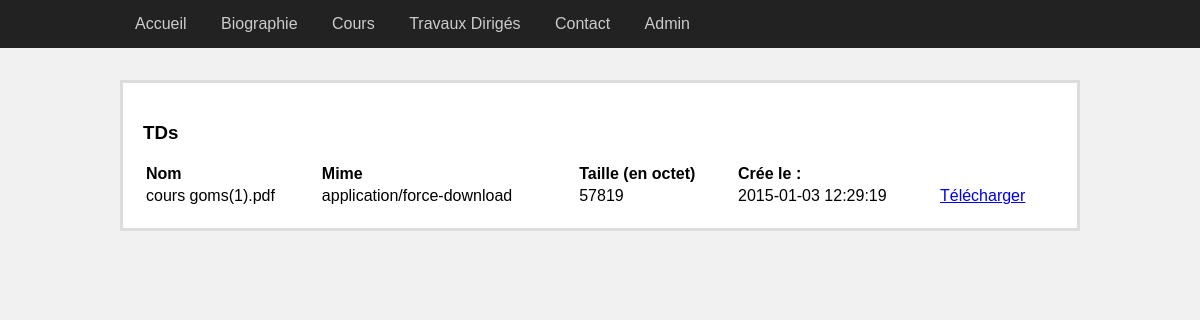
/Td.php, run on the app's committed database.
### tables this page shows
CREATE TABLE IF NOT EXISTS `td` (
  `id` int(11) NOT NULL AUTO_INCREMENT,
  `nom` varchar(255) NOT NULL DEFAULT 'Untitled.txt',
  `mime` varchar(50) NOT NULL DEFAULT 'text/plain',
  `taille` bigint(20) NOT NULL DEFAULT '0',
  `data` mediumblob NOT NULL,
  `created` datetime NOT NULL,
  PRIMARY KEY (`id`)
);

### Td.php (the view, shortened to what this page needs)
<!DOCTYPE html>
<html>
<head>
    <link rel="stylesheet" href="css/style.css"/>
</head>
<body>
<?php include("menu.php");?>
<div id="wrapper">
    <div id="content">
        <h3>TDs</h3>
    <?php
    $dbLink = new mysqli('127.0.0.1', 'root', '', 'ihm_db');
    $sql = 'SELECT `id`, `nom`, `mime`, `taille`, `created` FROM `TD`';
    $result = $dbLink->query($sql);
    if($result) {
        if($result->num_rows == 0) {
            echo '<p>La BDD est vide</p>';
        }
        else {
            echo '<table width="100%">
                    <tr>
                        <td><b>Nom</b></td>
                        <td><b>Mime</b></td>
                        <td><b>Taille (en octet)</b></td>
                        <td><b>Crée le :</b></td>
                        <td><b>&nbsp;</b></td>
                    </tr>';
            while($row = $result->fetch_assoc()) {
                echo "
                    <tr>
                        <td>{$row['nom']}</td>
                        <td>{$row['mime']}</td>
                        <td>{$row['taille']}</td>
                        <td>{$row['created']}</td>
                        <td><a href='get_fileT.php?id={$row['id']}'>Télécharger</a></td>
                    </tr>";
            }
            echo '</table>';
        }
    }
    else
    {
        echo 'erreur dans la Requete SQL';
        echo "<pre>{$dbLink->error}</pre>";
    }
    ?>
    </div>
</div>
</body>
</html>

### css/style.css (style rules this page uses)
body { overflow-y: scroll; padding: 0; margin: 0; font-family: Arial; font-size: 16px; background-color: #F1F1F1; height: 2000px; }
#wrapper { width: 960px; margin: 0 auto; text-align: left; }
#content { background-color: #FFF; border: 3px solid #DDD; padding: 20px; margin: 80px 0 0 0; }

### data on the page
td: nom "cours goms(1).pdf", mime "application/force-download", taille "57819", created "2015-01-03 12:29:19"
